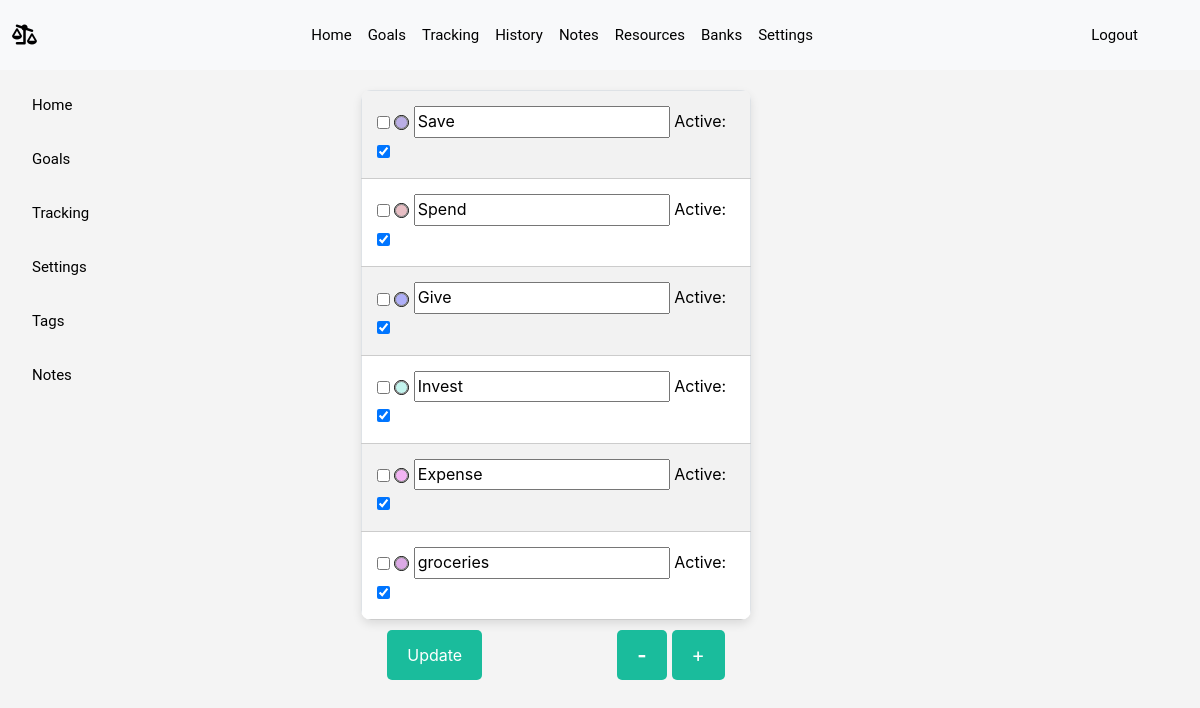
Before: /settings/tags (signed in) with the older database file.
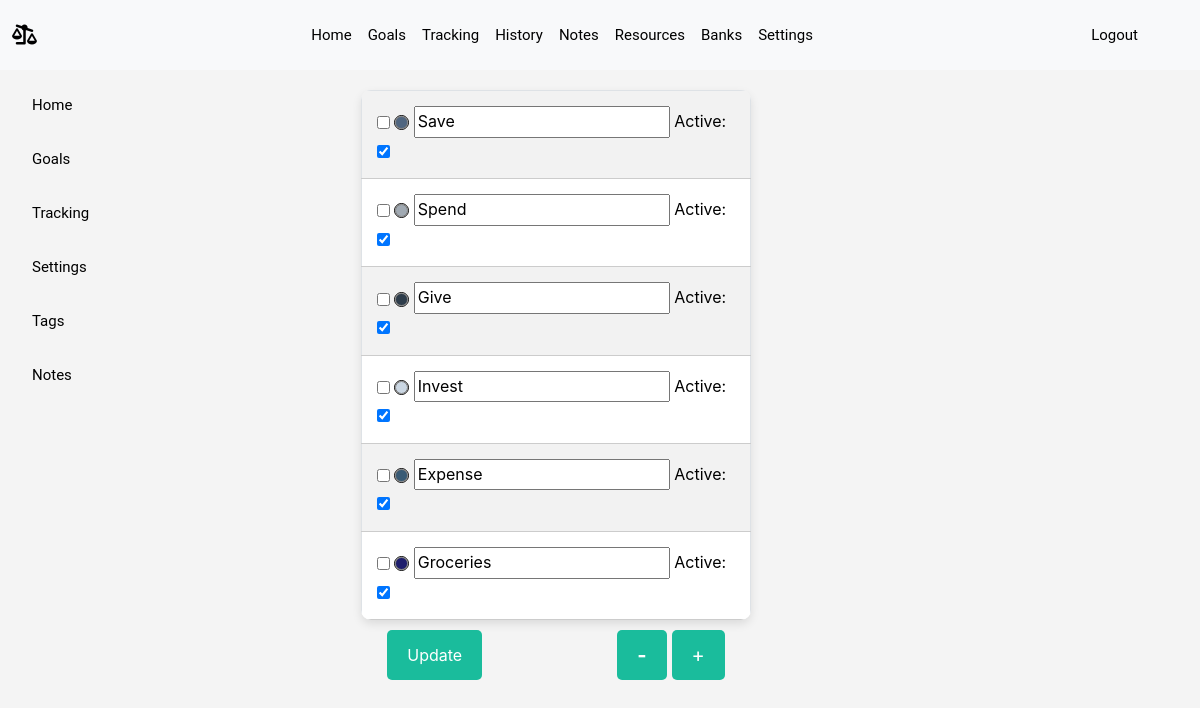
After: the same page with the newer database file.
### models.py (models this page shows)
class Tags(db.Model):
    id = db.Column(db.Integer, primary_key=True)
    user_id = db.Column(db.Integer, db.ForeignKey('user.id'), nullable=False)
    name = db.Column(db.String(50),  nullable=False, default="none")
    status = db.Column(db.Boolean, default=True)
    color_id = db.Column(db.Integer, db.ForeignKey('tag_color.id'))
    transactions = db.relationship(
        'Transaction',
        secondary=transaction_tags,
        back_populates='tags'
    )
    __table_args__ = (
        db.UniqueConstraint('user_id', 'name', name='_user_tag_uc'),
    )

### app.py (the view, shortened to what this page needs)
@app.route('/settings/tags', methods=["GET", "POST"])
@login_required
def tags():
    logging.debug(f"tags route called")
    user_id = session.get("user_id")
    tags = Tags.query.filter_by(user_id=user_id).all()
    tag_colors = TagColor.query.filter_by(user_id=user_id).all()
    csrf_token=generate_csrf()
    return render_template("settings/tags.html", tags=tags, tag_colors=tag_colors, csrf_token=csrf_token)

### app.py (called while the page is built)
@app.before_request
def refresh_session():
    session.permanent = True
    session.modified = True

### helpers.py (called while the page is built)
def login_required(f):
    @wraps(f)
    def decorated_function(*args, **kwargs):
        if session.get("user_id") is None:
            return redirect("/login")
        return f(*args, **kwargs)
    return decorated_function

### templates/settings/tags.html (shortened to what this page needs)
{% extends "layout.html" %}
{% block body %}
<nav class="navbar navbar-settings">
    <div class="container-fluid d-flex flex-column align-items-start justify-content-center" >
        <div class="navbar-collapse" id="navbarNav">
            <ul class="navbar-nav navbar-nav-settings flex-column">
                <li class="nav-item">
                    <a class="nav-link active my-nav-bar" aria-current="page" href="{{ url_for('index') }}">Home</a>
                </li>
                <li class="nav-item">
                    <a class="nav-link my-nav-bar" href="{{ url_for('goals') }}">Goals</a>
                </li>
                <li class="nav-item">
                    <a class="nav-link my-nav-bar" href="{{ url_for('tracking') }}">Tracking</a>
                </li>
                <li class="nav-item">
                    <a class="nav-link my-nav-bar" href="{{ url_for('settings_general') }}">Settings</a>
                </li>
                <li class="nav-item">
                    <a class="nav-link my-nav-bar" href="{{ url_for('tags') }}">Tags</a>
                </li>
                <li class="nav-item">
                    <a class="nav-link my-nav-bar" href="{{ url_for('notes') }}">Notes</a>
                </li>
            </ul>
        </div>
    </div>
</nav>
<div class="container" style="width:600px; padding-right:100px;">
    <form id="tagForm" action="/settings/tags" method="post">
        <table id="tagTable" class="table table-bordered table-striped">
            {% for tag in tags %}
                <tr>
                    <td>
                        <div>
                            <input type="checkbox" id="select_{{ tag.id }}" name="select_{{ tag.id }}" class="checkbox">
                            <input class="color-circle" name="color_{{ tag.id }}" id="colorCircle_{{ tag.id }}" type="color" value="{{ tag.color_id }}"></input>
                            <input type="text" id="tagName_{{ tag.id }}" name="tagName_{{ tag.id }}" placeholder="Tag Name" value="{{ tag.name }}" required>
                            <label for="tagStatus_{{ tag.id }}">Active:</label>
                            <input class="checkbox" type="checkbox" id="tagStatus_{{ tag.id }}" name="tagStatus_{{ tag.id }}" {% if tag.status %}checked{% endif %}>
                        </div>
                    </td>
                </tr>
            {% endfor %}
        </table>
        <div id="tagButtons" style="text-align: center;">
            <button type="submit" class="btn" id="updateTag">Update</button>
            <button class="btn" id="deleteTag"> - </button>
            <button class="btn" id="addTag">+</button>
        </div>
    </form>
</div>
{% endblock %}

### templates/layout.html (shortened to what this page needs)
<!DOCTYPE html>
<html lang="en">
<head>
  <link href="https://cdnjs.cloudflare.com/ajax/libs/font-awesome/6.0.0-beta3/css/all.min.css" rel="stylesheet">
  <link href="https://cdnjs.cloudflare.com/ajax/libs/bootstrap/5.3.3/css/bootstrap.min.css" rel="stylesheet">
  <link href="/static/styles.css" rel="stylesheet">
</head>
<body>
<nav class="navbar navbar-expand-lg bg-body-tertiary">
  <div class="container-fluid">
    <a target="_blank" class="navbar-brand" href="https://davywilliams.w3spaces.com/index.html">
      <i class="fa-solid fa-scale-unbalanced-flip"></i>
    </a>
    <div class="collapse navbar-collapse justify-content-center" id="navbarNav">
      <ul class="navbar-nav mx-auto">
        <li class="nav-item">
          <a class="nav-link active my-nav-bar" aria-current="page" href="{{ url_for('index') }}">Home</a>
        </li>
        <li class="nav-item">
          <a class="nav-link my-nav-bar" href="{{ url_for('goals') }}">Goals</a>
        </li>
        <li class="nav-item">
          <a class="nav-link my-nav-bar" href="{{ url_for('tracking') }}">Tracking</a>
        </li>
        <li class="nav-item">
          <a class="nav-link my-nav-bar" href="{{ url_for('history') }}">History</a>
        </li>
        <li class="nav-item">
          <a class="nav-link my-nav-bar" href="{{ url_for('notes') }}">Notes</a>
        </li>
        <li class="nav-item">
          <a class="nav-link my-nav-bar" href="{{ url_for('resources') }}">Resources</a>
        </li>
        <li class="nav-item">
          <a class="nav-link my-nav-bar" href="{{ url_for('bank_accounts') }}">Banks</a>
        </li>
        <li class="nav-item">
          <a class="nav-link my-nav-bar" href="{{ url_for('settings_general') }}">Settings</a>
        </li>
      </ul>
      <a class="nav-link my-nav-bar login-nav" href="{{ url_for('logout') }}">Logout</a>
    </div>
  </div>
</nav>
{% block body %}{% endblock %}
</body>
</html>

### static/styles.css (style rules this page uses)
body { font-family: 'Inter', sans-serif; background-color: #f4f4f4; color: #2c3e50; margin: 0; padding: 0; line-height: 1.6; }
.my-nav-bar { color: black; font-family: 'Roboto', sans-serif; font-size: 15px; padding: 15px 20px; display: flex; justify-content: space-between; align-items: center; }
.table { width: 80%; margin: 20px auto; border-collapse: collapse; border-radius: 10px; overflow: hidden; box-shadow: 0 4px 10px rgba(0, 0, 0, 0.1); }
.table th, .table td { padding: 15px; text-align: left; border-bottom: 1px solid #ccc; }
.btn { background-color: #1abc9c; color: #ffffff; padding: 10px 20px; border: none; border-radius: 5px; font-size: 16px; cursor: pointer; transition: background-color 0.3s; }
.login-nav { justify-content: end; margin-right: 30px; }
.navbar-settings { position: absolute; }
.color-circle { display: inline-block; width: 15px; height: 15px; border-radius: 50%; border-width: 0.75px; padding: 0; margin: 0px; vertical-align: middle; cursor: pointer; -webkit-appearance: none; appearance: none; }
#tagTable { max-width: 800px; }
.checkbox { vertical-align: middle; }
#addTag, #deleteTag { display: inline-flex; align-items: center; justify-content: center; margin-left: 5px; font-size: 20px; }
#updateTag { margin-right: 130px; }
#deleteTag { font-weight: bold; }
#tagButtons { display: flex; justify-content: center; }
#tagButtons .btn { margin-top: -10px; }

Changed rows visible on the page:
removed Tags: color_id "#baaee5", name "Save", status "☑"
removed Tags: color_id "#e8bfc5", name "Spend", status "☑"
removed Tags: color_id "#afaff8", name "Give", status "☑"
removed Tags: color_id "#c3f4ee", name "Invest", status "☑"
removed Tags: color_id "#f3b4f4", name "Expense", status "☑"
removed Tags: color_id "#dba9e5", name "groceries", status "☑"
added Tags: color_id "#506680", name "Save", status "☑"
added Tags: color_id "#a1aab3", name "Spend", status "☑"
added Tags: color_id "#2e3d4b", name "Give", status "☑"
added Tags: color_id "#cbd7e3", name "Invest", status "☑"
added Tags: color_id "#395b75", name "Expense", status "☑"
added Tags: color_id "#1e1e6c", name "Groceries", status "☑"
